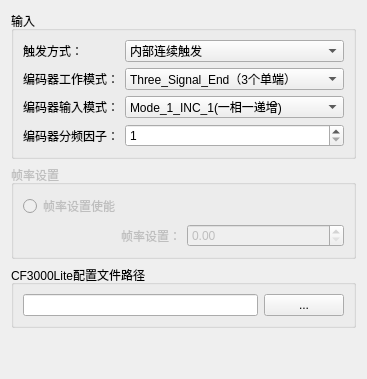
        <widget class="QWidget" name="tabImportMode">
         <attribute name="title">
          <string>输入</string>
         </attribute>
         <layout class="QGridLayout" name="gridLayout_14">
          <item row="3" column="0">
           <spacer name="verticalSpacer_4">
            <property name="orientation">
             <enum>Qt::Vertical</enum>
            </property>
            <property name="sizeHint" stdset="0">
             <size>
              <width>20</width>
              <height>40</height>
             </size>
            </property>
           </spacer>
          </item>
          <item row="2" column="0">
           <widget class="QGroupBox" name="groupBox_CF3000LiteFilePath">
            <property name="title">
             <string>CF3000Lite配置文件路径</string>
            </property>
            <layout class="QGridLayout" name="gridLayout_32">
             <item row="0" column="0">
              <widget class="QLineEdit" name="lineEdit_CF3000LiteFilePath"/>
             </item>
             <item row="0" column="1">
              <widget class="QPushButton" name="pushButton">
               <property name="text">
                <string>...</string>
               </property>
              </widget>
             </item>
            </layout>
           </widget>
          </item>
          <item row="1" column="0">
           <widget class="QGroupBox" name="gb_frameSetting">
            <property name="enabled">
             <bool>false</bool>
            </property>
            <property name="title">
             <string>帧率设置</string>
            </property>
            <layout class="QGridLayout" name="gridLayout_33">
             <item row="0" column="0">
              <widget class="QRadioButton" name="rb_frameSetEnable">
               <property name="text">
                <string>帧率设置使能</string>
               </property>
              </widget>
             </item>
             <item row="1" column="0">
              <widget class="QLabel" name="lb_frameSet">
               <property name="text">
                <string>帧率设置：</string>
               </property>
               <property name="alignment">
                <set>Qt::AlignRight|Qt::AlignTrailing|Qt::AlignVCenter</set>
               </property>
              </widget>
             </item>
             <item row="1" column="1">
              <widget class="QDoubleSpinBox" name="sb_frameSetValue"/>
             </item>
            </layout>
           </widget>
          </item>
          <item row="0" column="0">
           <widget class="QGroupBox" name="groupBoxExportMode">
            <property name="title">
             <string>输入</string>
            </property>
            <layout class="QGridLayout" name="gridLayout_34">
             <item row="0" column="0">
              <widget class="QLabel" name="label_39">
               <property name="text">
                <string>触发方式：</string>
               </property>
              </widget>
             </item>
             <item row="0" column="1">
              <widget class="QComboBox" name="comboBoxTriggerMode">
               <item>
                <property name="text">
                 <string>内部连续触发</string>
                </property>
               </item>
               <item>
                <property name="text">
                 <string>Reserve</string>
                </property>
               </item>
               <item>
                <property name="text">
                 <string>编码器触发</string>
                </property>
               </item>
               <item>
                <property name="text">
                 <string>内部定时触发</string>
                </property>
               </item>
               <item>
                <property name="text">
                 <string>内部单次触发</string>
                </property>
               </item>
              </widget>
             </item>
             <item row="1" column="0">
              <widget class="QLabel" name="label_40">
               <property name="text">
                <string>编码器工作模式：</string>
               </property>
              </widget>
             </item>
             <item row="1" column="1">
              <widget class="QComboBox" name="comboBoxEncodeWorkMode">
               <item>
                <property name="text">
                 <string>Three_Signal_End（3个单端）</string>
                </property>
               </item>
               <item>
                <property name="text">
                 <string>Diff_One_Signal_End(1差分1单端)</string>
                </property>
               </item>
              </widget>
             </item>
             <item row="2" column="0">
              <widget class="QLabel" name="label_41">
               <property name="text">
                <string>编码器输入模式：</string>
               </property>
              </widget>
             </item>
             <item row="2" column="1">
              <widget class="QComboBox" name="comboBoxEncodeInputMode">
               <item>
                <property name="text">
                 <string>Mode_1_INC_1(一相一递增)</string>
                </property>
               </item>
               <item>
                <property name="text">
                 <string>Mode_2_INC_1(两相一递增)</string>
                </property>
               </item>
               <item>
                <property name="text">
                 <string>Mode_2_INC_2(两相两递增)</string>
                </property>
               </item>
               <item>
                <property name="text">
                 <string>Mode_2_INC_4(两相四递增)</string>
                </property>
               </item>
              </widget>
             </item>
             <item row="3" column="0">
              <widget class="QLabel" name="label_42">
               <property name="text">
                <string>编码器分频因子：</string>
               </property>
              </widget>
             </item>
             <item row="3" column="1">
              <widget class="QSpinBox" name="spinBoxEncodeDivision">
               <property name="minimum">
                <number>1</number>
               </property>
               <property name="maximum">
                <number>65535</number>
               </property>
              </widget>
             </item>
            </layout>
           </widget>
          </item>
         </layout>
        </widget>
